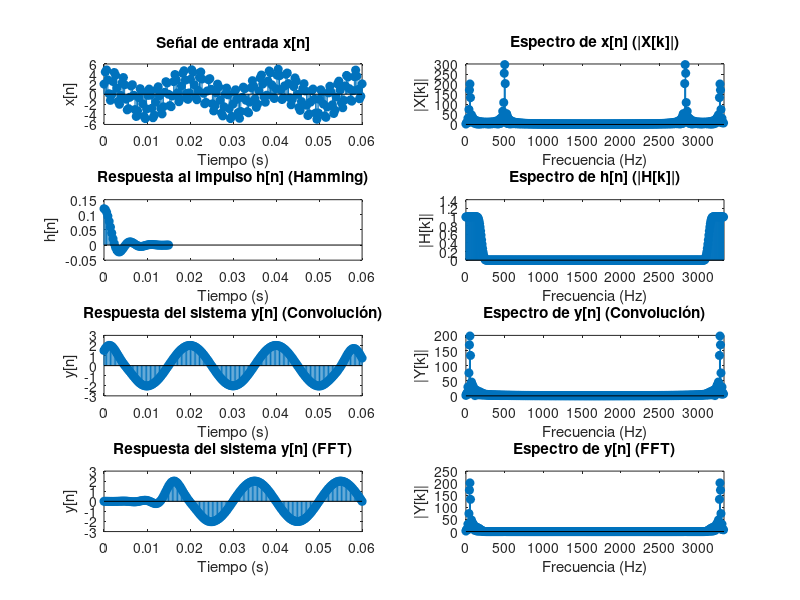

Recreate this plot in MATLAB.
clc;
clear;
close all;

% Parámetros
Nx = 201;            % Cantidad de muestras de la señal
Fm = 3333;           % Frecuencia de muestreo

n = 0:Nx-1;

% Señal de entrada x[n]
x = 2*cos(2*pi*50/Fm*n) + 3*sin(2*pi*500/Fm*n);

% Frecuencia de corte
Fc = 200;            % Frecuencia de corte
Nh = 101;            % Longitud de la respuesta al impulso
nh = -(Nh-1)/2:(Nh-1)/2;

% Respuesta al impulso h[n] usando ventana de Hamming
hv = 2*Fc/Fm*sinc(2*Fc/Fm*nh) .* hamming(Nh).';
hvn = hv / sum(hv);      % Normalización

% Convolución en el tiempo (filtrada)
y_tiempo = conv(x, hvn, 'same');

% Vectores x[n] y h[n] con dimensión N = 2^r
N = 2^nextpow2(Nx + length(nh) - 1);

% Cero-padding de x[n] y h[n]
x_pad = [x, zeros(1, N - length(x))];
h_pad = [hvn, zeros(1, N - length(hvn))];

% Convolución utilizando FFT
X = fft(x_pad);
H = fft(h_pad);
Y = X .* H;
y_fft = ifft(Y);

% Gráficos
figure;

% Primer columna: señales en el tiempo
subplot(4, 2, 1);
stem(n/Fm, x, 'filled');
title('Señal de entrada x[n]');
xlabel('Tiempo (s)');
ylabel('x[n]');
xlim([0, (Nx-1)/Fm]);

subplot(4, 2, 3);
stem(nh/Fm, hvn, 'filled');
title('Respuesta al impulso h[n] (Hamming)');
xlabel('Tiempo (s)');
ylabel('h[n]');
xlim([0, (Nx-1)/Fm]);

subplot(4, 2, 5);
stem(n/Fm, y_tiempo, 'filled');
title('Respuesta del sistema y[n] (Convolución)');
xlabel('Tiempo (s)');
ylabel('y[n]');
xlim([0, (Nx-1)/Fm]);

subplot(4, 2, 7);
stem(n/Fm, y_fft(1:Nx), 'filled');
title('Respuesta del sistema y[n] (FFT)');
xlabel('Tiempo (s)');
ylabel('y[n]');
xlim([0, (Nx-1)/Fm]);

% Segunda columna: módulos de los espectros
frequencias = (0:N-1)*(Fm/N);

subplot(4, 2, 2);
stem(frequencias, abs(X), 'filled');
title('Espectro de x[n] (|X[k]|)');
xlabel('Frecuencia (Hz)');
ylabel('|X[k]|');
xlim([0, Fm]);

subplot(4, 2, 4);
stem(frequencias, abs(H), 'filled');
title('Espectro de h[n] (|H[k]|)');
xlabel('Frecuencia (Hz)');
ylabel('|H[k]|');
xlim([0, Fm]);

subplot(4, 2, 6);
stem(frequencias, abs(fft(y_tiempo, N)), 'filled');
title('Espectro de y[n] (Convolución)');
xlabel('Frecuencia (Hz)');
ylabel('|Y[k]|');
xlim([0, Fm]);

subplot(4, 2, 8);
stem(frequencias, abs(Y), 'filled');
title('Espectro de y[n] (FFT)');
xlabel('Frecuencia (Hz)');
ylabel('|Y[k]|');
xlim([0, Fm]);
